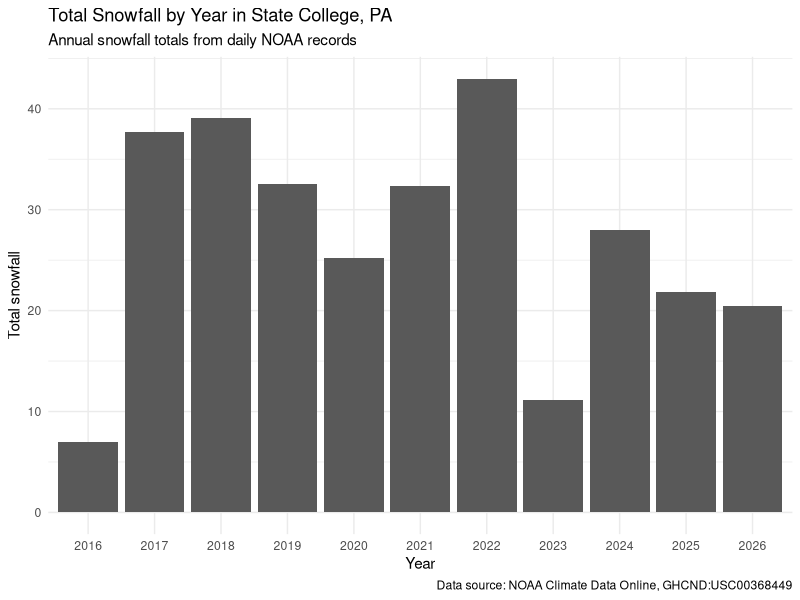
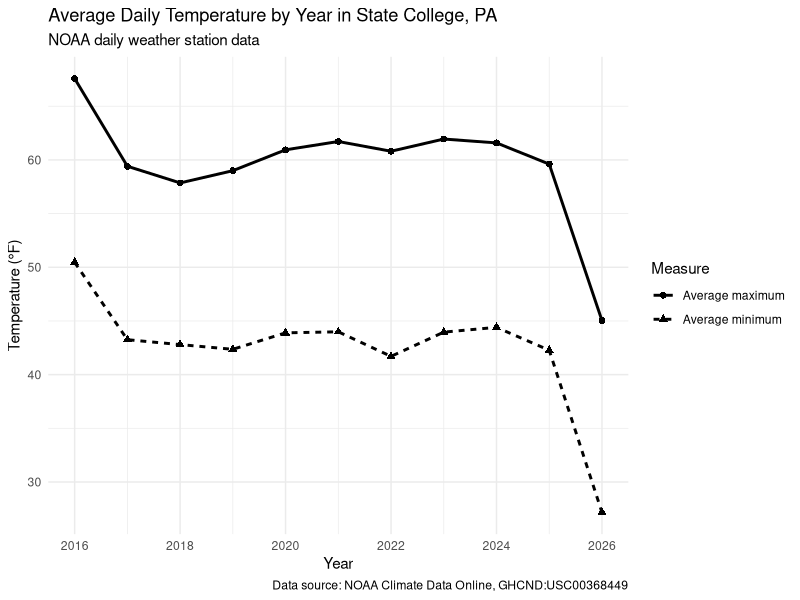
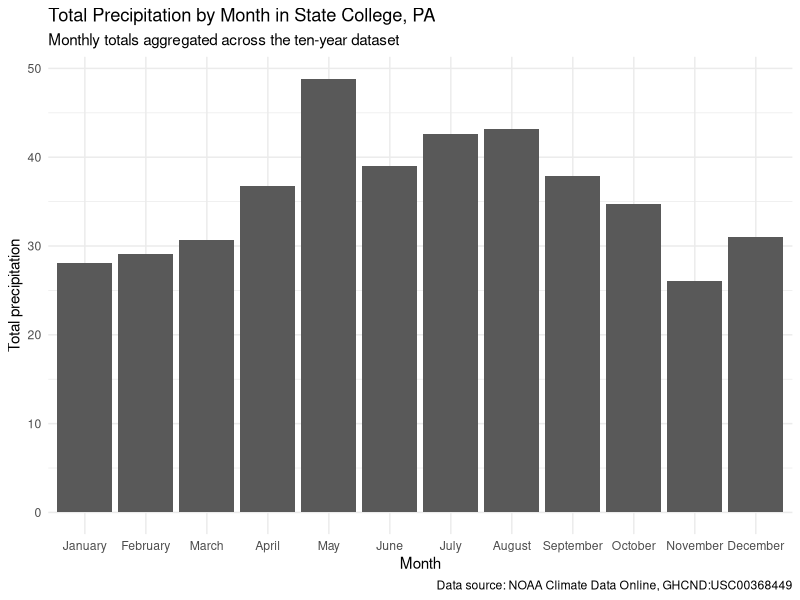
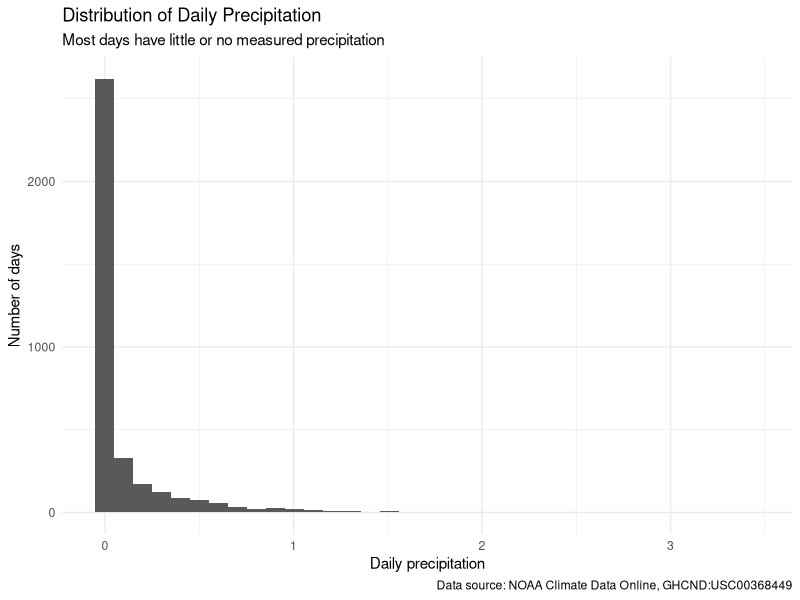
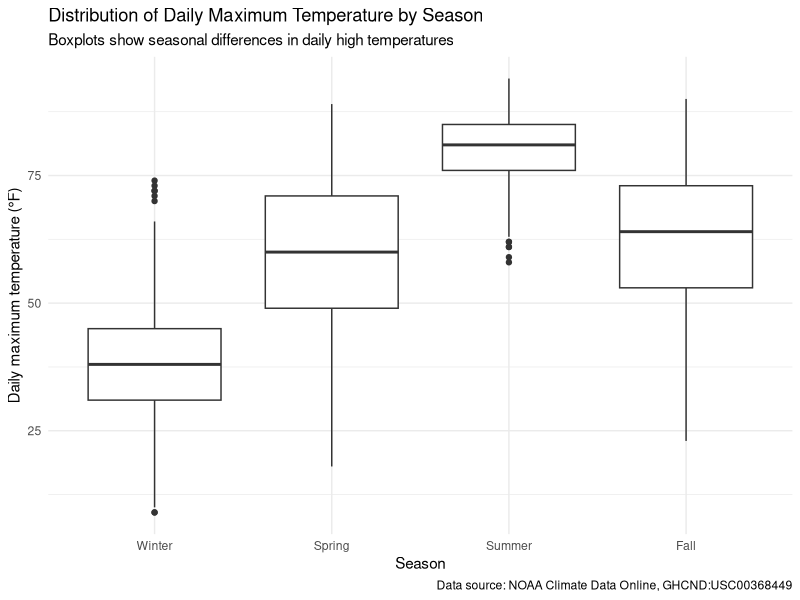

Generate these figures, in order, with R:
## ---- chunk 1
# Style Guide: tidyverse style guide
# Code Header:
# Primary author: Qihaohan
# Reviewer: Ata / Jincheng

library(tidyverse)
library(lubridate)
library(knitr)
library(scales)
## ---- chunk 2
# Code Header:
# Primary author: Qihaohan
# Reviewer: Ata / Jincheng

weather_raw <- read_csv("SC_weather_10.csv", show_col_types = FALSE)
## ---- chunk 3
# Code Header:
# Primary author: Qihaohan
# Reviewer: Ata / Jincheng

weather_clean <- weather_raw |>
  rename_with(tolower) |>
  mutate(
    date = as_date(date),
    year = year(date),
    month_num = month(date),
    month = month(date, label = TRUE, abbr = FALSE, locale = "en_US"),
    month = factor(
      month,
      levels = month.name
    ),
    season = case_when(
      month_num %in% c(12, 1, 2) ~ "Winter",
      month_num %in% c(3, 4, 5) ~ "Spring",
      month_num %in% c(6, 7, 8) ~ "Summer",
      month_num %in% c(9, 10, 11) ~ "Fall",
      TRUE ~ NA_character_
    ),
    season = factor(
      season,
      levels = c("Winter", "Spring", "Summer", "Fall")
    ),
    temp_range = tmax - tmin,
    rain_day = prcp > 0,
    snow_day = snow > 0,
    heavy_prcp_day = prcp >= 1,
    freezing_day = tmin <= 32
  )
## ---- chunk 4
# Code Header:
# Primary author: Qihaohan
# Reviewer: Ata / Jincheng

annual_summary <- weather_clean |>
  group_by(year) |>
  summarize(
    days_observed = n(),
    avg_maximum_temp = mean(tmax, na.rm = TRUE),
    avg_minimum_temp = mean(tmin, na.rm = TRUE),
    avg_daily_temp_range = mean(temp_range, na.rm = TRUE),
    total_precipitation = sum(prcp, na.rm = TRUE),
    total_snowfall = sum(snow, na.rm = TRUE),
    max_snow_depth = max(snwd, na.rm = TRUE),
    rain_days = sum(rain_day, na.rm = TRUE),
    snow_days = sum(snow_day, na.rm = TRUE),
    freezing_days = sum(freezing_day, na.rm = TRUE),
    .groups = "drop"
  )
## ---- chunk 5
# Code Header:
# Primary author: Qihaohan
# Reviewer: Ata / Jincheng

monthly_summary <- weather_clean |>
  group_by(month) |>
  summarize(
    avg_maximum_temp = mean(tmax, na.rm = TRUE),
    avg_minimum_temp = mean(tmin, na.rm = TRUE),
    median_daily_precipitation = median(prcp, na.rm = TRUE),
    total_precipitation = sum(prcp, na.rm = TRUE),
    total_snowfall = sum(snow, na.rm = TRUE),
    rain_days = sum(rain_day, na.rm = TRUE),
    snow_days = sum(snow_day, na.rm = TRUE),
    .groups = "drop"
  )
## ---- chunk 6
# Code Header:
# Primary author: Qihaohan
# Reviewer: Ata / Jincheng

annual_temperature_plot <- ggplot(annual_summary, aes(x = year)) +
  geom_line(aes(y = avg_maximum_temp, linetype = "Average maximum"), linewidth = 1) +
  geom_point(aes(y = avg_maximum_temp, shape = "Average maximum"), size = 2) +
  geom_line(aes(y = avg_minimum_temp, linetype = "Average minimum"), linewidth = 1) +
  geom_point(aes(y = avg_minimum_temp, shape = "Average minimum"), size = 2) +
  labs(
    title = "Average Daily Temperature by Year in State College, PA",
    subtitle = "NOAA daily weather station data",
    x = "Year",
    y = "Temperature (°F)",
    linetype = "Measure",
    shape = "Measure",
    caption = "Data source: NOAA Climate Data Online, GHCND:USC00368449"
  ) +
  theme_minimal()
## ---- chunk 7
# Code Header:
# Primary author: Qihaohan
# Reviewer: Ata / Jincheng

monthly_precipitation_plot <- ggplot(monthly_summary, aes(x = month, y = total_precipitation)) +
  geom_col() +
  labs(
    title = "Total Precipitation by Month in State College, PA",
    subtitle = "Monthly totals aggregated across the ten-year dataset",
    x = "Month",
    y = "Total precipitation",
    caption = "Data source: NOAA Climate Data Online, GHCND:USC00368449"
  ) +
  theme_minimal()
## ---- chunk 8
# Code Header:
# Primary author: Qihaohan
# Reviewer: Ata / Jincheng

seasonal_temperature_plot <- ggplot(weather_clean, aes(x = season, y = tmax)) +
  geom_boxplot() +
  labs(
    title = "Distribution of Daily Maximum Temperature by Season",
    subtitle = "Boxplots show seasonal differences in daily high temperatures",
    x = "Season",
    y = "Daily maximum temperature (°F)",
    caption = "Data source: NOAA Climate Data Online, GHCND:USC00368449"
  ) +
  theme_minimal()
## ---- chunk 9
# Code Header:
# Primary author: Qihaohan
# Reviewer: Ata / Jincheng

precipitation_distribution_plot <- ggplot(weather_clean, aes(x = prcp)) +
  geom_histogram(bins = 35) +
  labs(
    title = "Distribution of Daily Precipitation",
    subtitle = "Most days have little or no measured precipitation",
    x = "Daily precipitation",
    y = "Number of days",
    caption = "Data source: NOAA Climate Data Online, GHCND:USC00368449"
  ) +
  theme_minimal()
## ---- chunk 10
# Code Header:
# Primary author: Qihaohan
# Reviewer: Ata / Jincheng

annual_snowfall_plot <- ggplot(annual_summary, aes(x = factor(year), y = total_snowfall)) +
  geom_col() +
  labs(
    title = "Total Snowfall by Year in State College, PA",
    subtitle = "Annual snowfall totals from daily NOAA records",
    x = "Year",
    y = "Total snowfall",
    caption = "Data source: NOAA Climate Data Online, GHCND:USC00368449"
  ) +
  theme_minimal()
